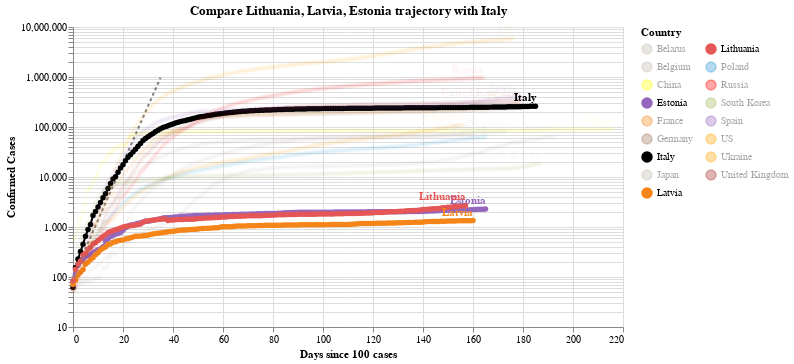

The notebook cell saved with this chart:
### Code cell
#hide_input
chart3 = make_since_chart(dff2, ['Lithuania', 'Latvia', 'Estonia'], baseline_countries)
chart3

### Figure 1 — Vega-Lite specification as saved in the notebook (floating-point values rounded to 4 significant figures; data arrays with more than 128 entries replaced by an {"elided": "..."} marker saying what was removed)
{"config": {"view": {"continuousWidth": 400, "continuousHeight": 300}}, "layer": [{"data": {"name": "data-628230001892d6798b50651be41d1b3e"}, "mark": {"type": "line", "color": "black", "opacity": 0.5, "strokeDash": [3, 3]}, "encoding": {"x": {"type": "quantitative", "field": "Days since 100 cases"}, "y": {"type": "quantitative", "field": "Confirmed Cases"}}}, {"data": {"name": "data-1d11ee495c39cd041d1a1ecc31eb07bb"}, "mark": {"type": "line", "point": true}, "encoding": {"color": {"type": "nominal", "field": "Country", "legend": {"columns": 2}, "scale": {"domain": ["Belarus", "Belgium", "China", "Estonia", "France", "Germany", "Italy", "Japan", "Latvia", "Lithuania", "Poland", "Russia", "South Korea", "Spain", "US", "Ukraine", "United Kingdom"], "range": ["#C1B7AD", "#C1B7AD", "yellow", "#9467bd", "#F58518", "#9D755D", "black", "#C1B7AD", "#F58518", "#E45756", "#2495D3", "red", "#A1BA59", "#9467bd", "orange", "orange", "brown"]}}, "opacity": {"condition": {"value": 1, "selection": "selector002"}, "value": 0.05}, "tooltip": [{"type": "nominal", "field": "Country"}, {"type": "temporal", "field": "Date"}, {"type": "quantitative", "field": "Confirmed Cases"}, {"type": "quantitative", "field": "Days since 100 cases"}], "x": {"type": "quantitative", "field": "Days since 100 cases"}, "y": {"type": "quantitative", "field": "Confirmed Cases", "scale": {"type": "log"}}}, "selection": {"selector002": {"type": "multi", "fields": ["Country"], "bind": "legend", "init": [{"Country": "Lithuania"}, {"Country": "Latvia"}, {"Country": "Estonia"}, {"Country": "Italy"}]}}, "width": 550}, {"data": {"name": "data-1d11ee495c39cd041d1a1ecc31eb07bb"}, "mark": {"type": "text", "align": "right", "dy": -8, "fontWeight": "bold"}, "encoding": {"color": {"type": "nominal", "field": "Country", "legend": {"columns": 2}, "scale": {"domain": ["Belarus", "Belgium", "China", "Estonia", "France", "Germany", "Italy", "Japan", "Latvia", "Lithuania", "Poland", "Russia", "South Korea", "Spain", "US", "Ukraine", "United Kingdom"], "range": ["#C1B7AD", "#C1B7AD", "yellow", "#9467bd", "#F58518", "#9D755D", "black", "#C1B7AD", "#F58518", "#E45756", "#2495D3", "red", "#A1BA59", "#9467bd", "orange", "orange", "brown"]}}, "opacity": {"condition": {"value": 1, "selection": "selector002"}, "value": 0.05}, "text": {"type": "nominal", "field": "Country"}, "tooltip": [{"type": "nominal", "field": "Country"}, {"type": "temporal", "field": "Date"}, {"type": "quantitative", "field": "Confirmed Cases"}, {"type": "quantitative", "field": "Days since 100 cases"}], "x": {"type": "quantitative", "field": "Days since 100 cases"}, "y": {"type": "quantitative", "field": "Confirmed Cases", "scale": {"type": "log"}}}, "transform": [{"filter": "(datum['Date'] >= 1598313600000)"}], "width": 550}], "title": "Compare Lithuania, Latvia, Estonia trajectory with Italy", "$schema": "https://vega.github.io/schema/vega-lite/v4.0.2.json", "datasets": {"data-628230001892d6798b50651be41d1b3e": [{"Days since 100 cases": 0, "Confirmed Cases": 100.0}, {"Days since 100 cases": 1, "Confirmed Cases": 130.0}, {"Days since 100 cases": 2, "Confirmed Cases": 169.0}, {"Days since 100 cases": 3, "Confirmed Cases": 219.7}, {"Days since 100 cases": 4, "Confirmed Cases": 285.6}, {"Days since 100 cases": 5, "Confirmed Cases": 371.3}, {"Days since 100 cases": 6, "Confirmed Cases": 482.7}, {"Days since 100 cases": 7, "Confirmed Cases": 627.5}, {"Days since 100 cases": 8, "Confirmed Cases": 815.7}, {"Days since 100 cases": 9, "Confirmed Cases": 1060.0}, {"Days since 100 cases": 10, "Confirmed Cases": 1379.0}, {"Days since 100 cases": 11, "Confirmed Cases": 1792.0}, {"Days since 100 cases": 12, "Confirmed Cases": 2330.0}, {"Days since 100 cases": 13, "Confirmed Cases": 3029.0}, {"Days since 100 cases": 14, "Confirmed Cases": 3937.0}, {"Days since 100 cases": 15, "Confirmed Cases": 5119.0}, {"Days since 100 cases": 16, "Confirmed Cases": 6654.0}, {"Days since 100 cases": 17, "Confirmed Cases": 8650.0}, {"Days since 100 cases": 18, "Confirmed Cases": 11250.0}, {"Days since 100 cases": 19, "Confirmed Cases": 14620.0}, {"Days since 100 cases": 20, "Confirmed Cases": 19000.0}, {"Days since 100 cases": 21, "Confirmed Cases": 24710.0}, {"Days since 100 cases": 22, "Confirmed Cases": 32120.0}, {"Days since 100 cases": 23, "Confirmed Cases": 41750.0}, {"Days since 100 cases": 24, "Confirmed Cases": 54280.0}, {"Days since 100 cases": 25, "Confirmed Cases": 70560.0}, {"Days since 100 cases": 26, "Confirmed Cases": 91730.0}, {"Days since 100 cases": 27, "Confirmed Cases": 119300.0}, {"Days since 100 cases": 28, "Confirmed Cases": 155000.0}, {"Days since 100 cases": 29, "Confirmed Cases": 201500.0}, {"Days since 100 cases": 30, "Confirmed Cases": 262000.0}, {"Days since 100 cases": 31, "Confirmed Cases": 340600.0}, {"Days since 100 cases": 32, "Confirmed Cases": 442800.0}, {"Days since 100 cases": 33, "Confirmed Cases": 575600.0}, {"Days since 100 cases": 34, "Confirmed Cases": 748300.0}, {"Days since 100 cases": 35, "Confirmed Cases": 972800.0}], "data-1d11ee495c39cd041d1a1ecc31eb07bb": {"elided": "2986 records"}}}
